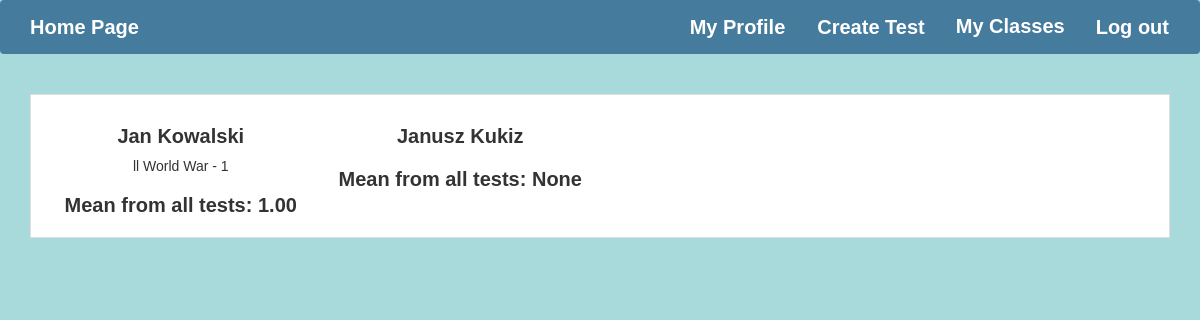
Before: /teachers/class/1 (signed in) with the older database file.
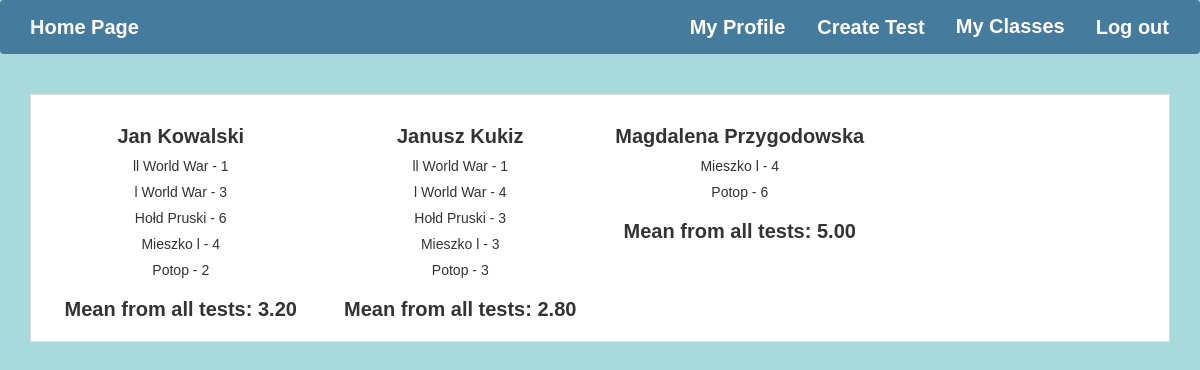
After: the same page with the newer database file.
### students/models.py (models this page shows, shortened)
class Student(models.Model):
    user = models.OneToOneField(User, on_delete=models.CASCADE)

### teacher/models.py (models this page shows, shortened)
class Tests(models.Model):
    teacher = models.ForeignKey(Teacher,on_delete=models.CASCADE, null = True)
    desc = models.CharField(max_length = 50, null = True)
    student = models.ForeignKey(Student, on_delete = models.CASCADE, null = True)
    subject = models.CharField(max_length=10, choices=SUBJECTS, null = True)
    classes = models.ForeignKey(Classes, on_delete = models.CASCADE, null = True)
    created_at = models.DateTimeField(auto_now=True)
    planned = models.DateField(null = True)
    class Grades(models.IntegerChoices):
        F = 1
        E = 2
        D = 3
        C = 4
        B = 5
        A = 6
    grade = models.IntegerField(choices = Grades.choices, null = True)
    class Meta:
        ordering = ["-created_at"]

### teacher/views.py (the view)
# urls.py: path("class/<int:pk>", views.ClassDetails.as_view(), name  = 'class'),
class ClassDetails(WhichUserMixin, DetailView):
    model = Classes
    template_name = 'class_details.html'
    def get_context_data(self,**kwargs):
        context = super().get_context_data(**kwargs)
        students = list(self.get_object().students.all())
        context['students'] = students
        students_tests = Tests.objects.all().filter(teacher = self.current_teacher, classes = self.get_object(), grade__isnull = False)
        context['students_tests'] = students_tests
        means_list = []
        for student in students:
            student_tests = list(students_tests.filter(student = student))
            mean = 0
            i = 0
            for test in student_tests:
                i += 1
                mean += int(test.grade)
            if i != 0:
                num = mean/i
                mean = "{:.2f}".format(num)
                mean = [mean, student]
            else:
                mean = ['None', student]
            means_list.append(mean)
        context['means_list'] = means_list
        return context

### SchoolSystem/views.py (called while the page is built)
    def get_context_data(self, **kwargs):
        context = super().get_context_data(**kwargs)
        context['current_teacher'] = self.current_teacher
        context['current_student'] = self.current_student
        if self.current_teacher:
            classes = self.current_teacher.classes.all()
            context['classes'] = list(classes)
        return context

### teacher/templates/class_details.html (shortened to what this page needs)
{% extends "base.html" %}
{% load bootstrap3 %}
{% block content %}
<div id="teacher" class="clear">
  <div class="test">
{% for student in students %}
<div class="col-md-3">
<h3>{{student.user.first_name}} {{student.user.last_name}}</h3>
{% for test in students_tests %}
{% if test.student == student %}
<p>{{test.desc}} - {{test.grade}}<p>
{% endif %}
{% endfor %}
{% for mean in means_list %}
{% if mean.1 == student %}
<h3>Mean from all tests: {{mean.0}}</h3>
{% endif %}
{% endfor %}
</div>
{% endfor %}
</div>
{% endblock %}

Changed rows visible on the page:
changed Student "Jan": gains Tests (desc "l World War", grade "3"); gains Tests (desc "Hołd Pruski", grade "6"); id "1.00" → "3.20"
added Tests: desc "Mieszko l", grade "4", shown under Student "Jan"
added Tests: desc "Potop", grade "2", shown under Student "Jan"
changed Student "Janusz": gains Tests (desc "ll World War", grade "1"); gains Tests (desc "l World War", grade "4"); gains Tests (desc "Hołd Pruski", grade "3"); mean "None" → "2.80"
added Tests: desc "Mieszko l", grade "3", shown under Student "Janusz"
added Tests: desc "Potop", grade "3", shown under Student "Janusz"
added Student: user.first_name "Magdalena", user.last_name "Przygodowska", mean "5.00"
added Tests: desc "Mieszko l", grade "4", shown under "Magdalena"
added Tests: desc "Potop", grade "6", shown under "Magdalena"
